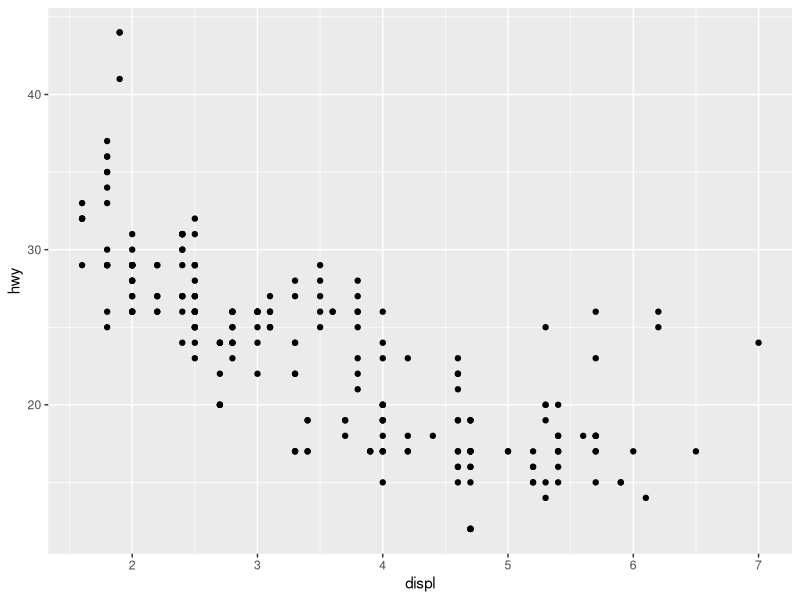
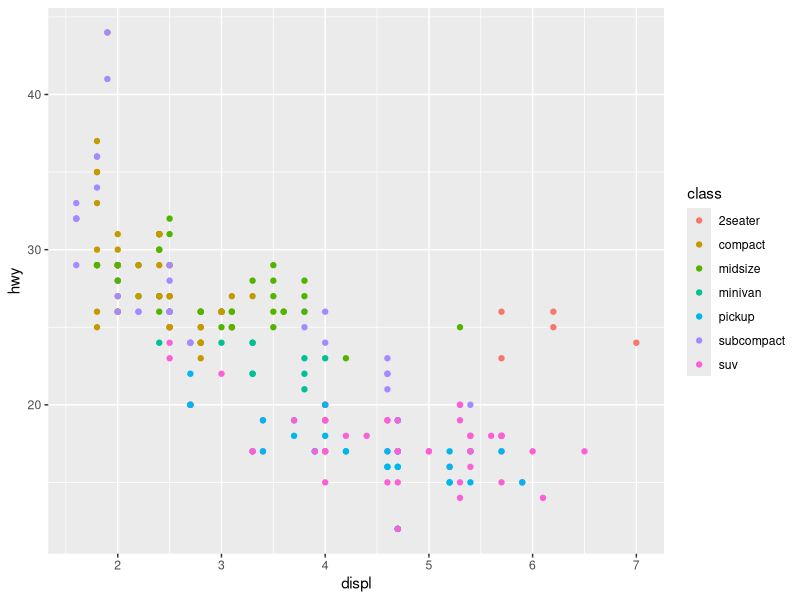
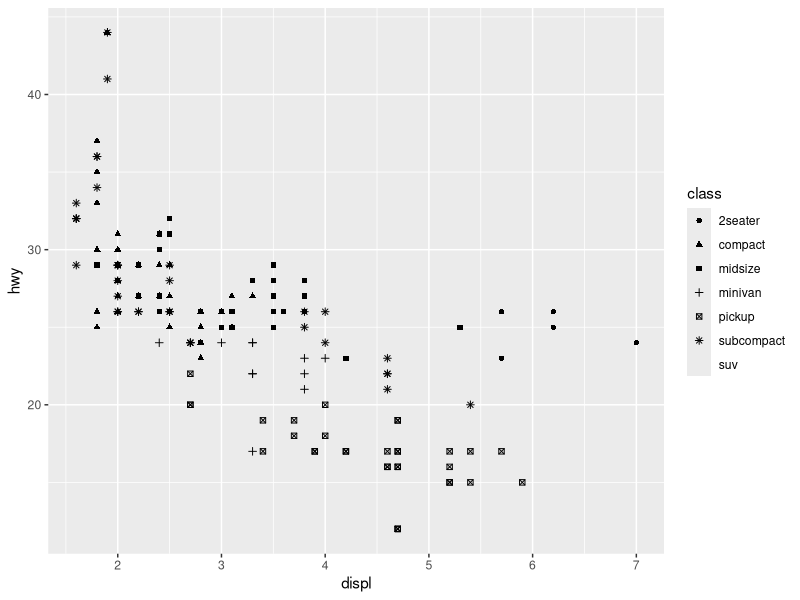
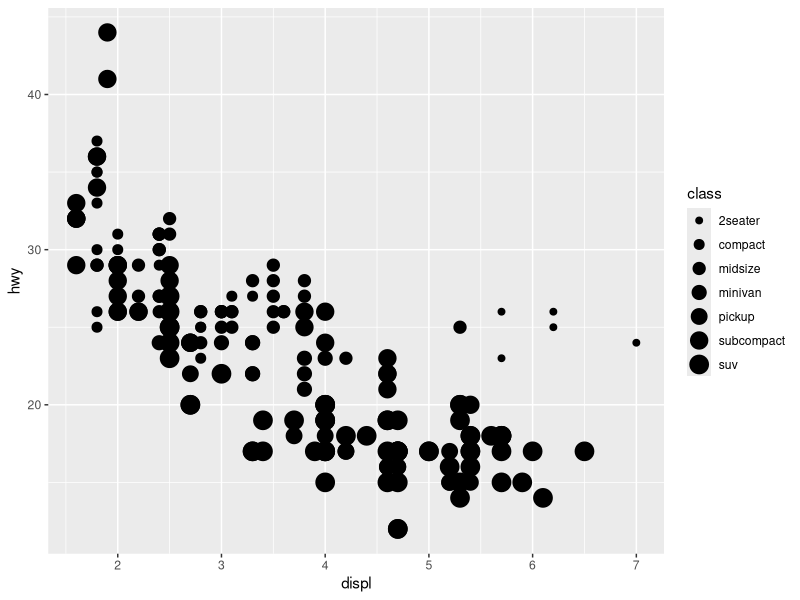

These figures' R source, in order:
## ---- chunk 1
knitr::opts_chunk$set(echo = TRUE)
library(tidyverse)
## ---- chunk 2
summary(cars)

mpg

g <- ggplot(data = mpg, aes(x=displ, y=hwy))

g + geom_point()
## ---- chunk 3
g <- ggplot(data = mpg, aes(x=displ, y=hwy, color = class))+ 
  geom_point()
g
## ---- chunk 4
g <- ggplot(data = mpg, aes(x=displ, y=hwy, shape = class))+ 
  geom_point()
g
## ---- chunk 5
g <- ggplot(data = mpg, aes(x=displ, y=hwy, size = class))+ 
  geom_point()
g
